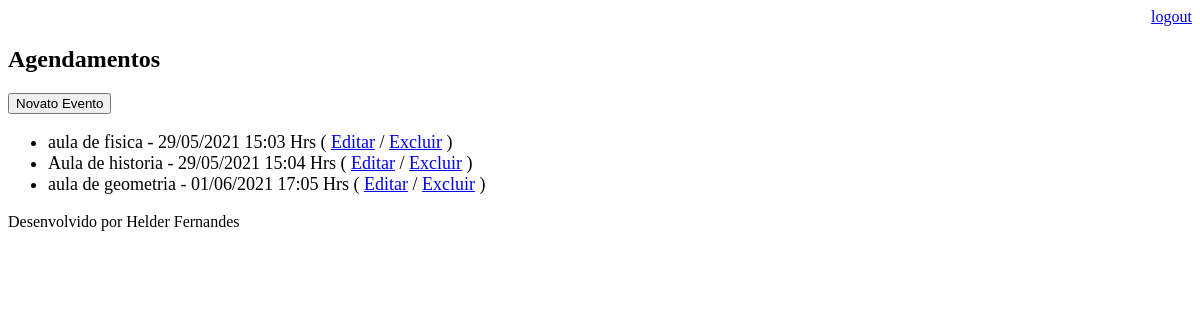
The page /agenda/ (signed in) on the database as committed earlier.
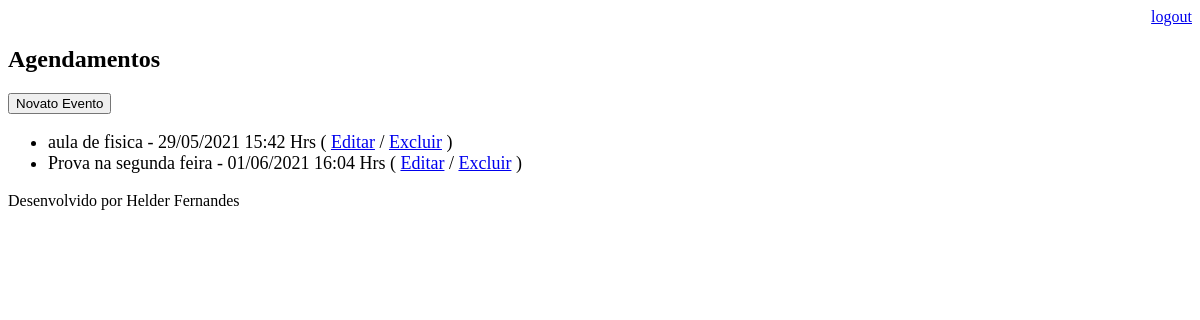
The same page on the database as committed later.
### core/models.py (models this page shows, shortened)
class Evento(models.Model):
    titulo = models.CharField(max_length=100)
    descricao = models.TextField(blank=True, null=True)
    data_evento = models.DateTimeField(verbose_name='Data do Evento')
    data_criacao = models.DateTimeField(auto_now=True)
    usuario = models.ForeignKey(User, on_delete=models.CASCADE)
    class Meta:
        db_table = 'evento'
    def get_data_evento(self):
        return self.data_evento.strftime('%d/%m/%Y %H:%M Hrs')
    def get_evento_atrasado(self):
        if self.data_evento < datetime.now():
            return True
        else:
            return False

### core/views.py (the view)
# urls.py: path('agenda/', views.lista_eventos),
@login_required(login_url='/login/')
def lista_eventos(request):
    usuario = request.user
    data_atual = datetime.now() - timedelta(hours=1)
    evento = Evento.objects.filter(usuario=usuario,
                                   data_evento__gt=data_atual)
    dados = {'eventos': evento}
    return render(request, 'agenda.html', dados)

### templates/agenda.html (shortened to what this page needs)
{% extends "model-page.html" %}
{% block content %}
    <h2>Agendamentos</h2>
    <a href="evento/">
         <button type="button">Novato Evento</button>
    </a>
    <ul style="font-size: 18px">
        {% for evento in eventos %}
            <li>
                <div style=>
                  {{ evento.titulo }} - {{ evento.get_data_evento }}
                  ( <a href="evento/?id={{ evento.id }}">Editar</a>
                  / <a href="evento/delete/{{ evento.id }}/">Excluir</a> )
                </div>
            </li>
        {% endfor %}
    </ul>
{% endblock %}

Rows that differ between the two databases and show on the page:
no longer on this page (row edited): Evento: titulo "Aula de historia", get_data_evento "29/05/2021 15:04 Hrs"
no longer on this page (row edited): Evento: titulo "aula de geometria", get_data_evento "01/06/2021 17:05 Hrs"
changed Evento "aula de fisica": get_data_evento "29/05/2021 15:03 Hrs" → "29/05/2021 15:42 Hrs"
added Evento: titulo "Prova na segunda feira", get_data_evento "01/06/2021 16:04 Hrs"
